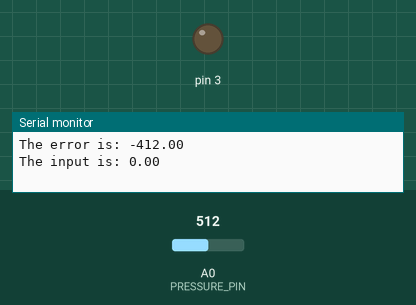
Recording of a sketch running on a simulated Arduino Uno, built with avr-gcc and run on an emulated ATmega328P. Shown: output pins drawn as LEDs (lit = HIGH), the last lines printed to the serial monitor. The inputs (shaded band) are chosen by the test bench; at power-on: A0 (PRESSURE_PIN) = 512.

Above: at 1.2 s.
1.3 s: A0 (PRESSURE_PIN) set to 90
At 2.8 s:
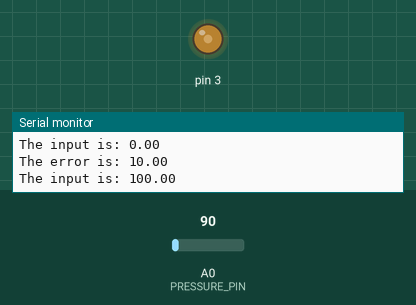
4.4 s: A0 (PRESSURE_PIN) set to 110
At 4.8 s:
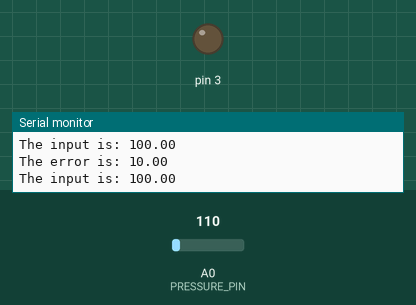
5.9 s: A0 (PRESSURE_PIN) set to 0
At 6.2 s:
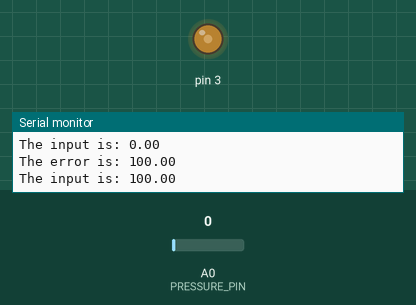
7.4 s: A0 (PRESSURE_PIN) set to 306
At 8.6 s:
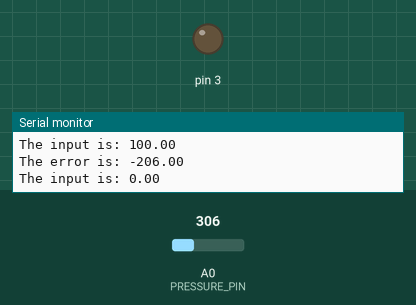
Timing chart, 0 to 9.9 s (numbered marks = the images above; inputs shaded):
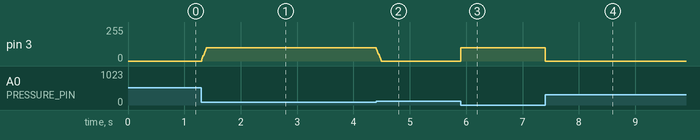

The sketch:

pressure_PID.ino
```cpp
int incomingByte = 0;
float input = 0.0;
float reference, error;
float Kp = 0.5, Ki = .1, Kd =.2;
float a, b, c;

float prev_error = 0.0, prev_prev_error = 0.0;

const int PRESSURE_PIN = A0; // Pin connected to voltage divider output
//const float VCC = 5.078; // Measured voltage of Ardunio 5V line
//const float R_DIV = 46872.0; // Measured resistance of 3.3k resistor
const float STRAIGHT_PRESSURE = 100; // resistance when straight
const float BEND_PRESSURE = 111.6; // resistance at 90 deg


int count = 0;
int delta_t = 10;
float t, delayTime;

void setup(){

  pinMode(3, OUTPUT);
  // set mosfet gate pin to an output

  pinMode(PRESSURE_PIN, INPUT);

  reference = STRAIGHT_PRESSURE;

  a = Kp + Ki*delta_t/2 + Kd/delta_t;
  b = -Kp + Ki*delta_t/2 - 2*Kd/delta_t;
  c = Kd/delta_t;

  Serial.begin(9600);
  // opens serial port, sets data rate to 9600 bps
}


void loop(){

  t = millis();
  int pressure = analogRead(PRESSURE_PIN);

//  float flexV = flexADC * VCC / 1023.0;

//  float flexR = R_DIV * (VCC / flexV - 1.0);

//Read the wanted angle
  if (Serial.available() > 0)

  {
    //read the incoming entered byte:
    incomingByte = Serial.parseInt();
    Serial.print("I received: ");
    Serial.println(incomingByte);

  }

   incomingByte = min(incomingByte, 90);
   reference = map(incomingByte, 0.0, 90.0, STRAIGHT_PRESSURE, BEND_PRESSURE);

   error = reference - pressure;
   input += a*error + b*prev_error + c*prev_prev_error;
   prev_error = error;
   prev_prev_error = prev_error;

   input = (int)min(input, 100);
   input = (int)max(0, input);


   if (count >= 100)
   {
     Serial.print("The error is: ");
     Serial.println(error);
     Serial.print("The input is: ");
     Serial.println(input);
     count = 0;
   }

  analogWrite(3, input); //write the user entered value(0-254)to pwm outdput

  count++;

  delayTime = t + delta_t - millis();
  if(delayTime>0)
  {
    //Serial.println("Yahoo!");
    delay(delayTime);
  }//You may change this to be whatever frequency you want
 }
```

Measured:
- after the input at 1.3 s, pin 3: moves from 0/255 to 100/255 over 0.09 s, starting at once
- after the input at 4.4 s, pin 3: moves from 100/255 to 0/255 over 0.09 s, starting at once
- after the input at 5.9 s, pin 3: 0/255 → 100/255 at once
- after the input at 7.4 s, pin 3: 100/255 → 0/255 at once
